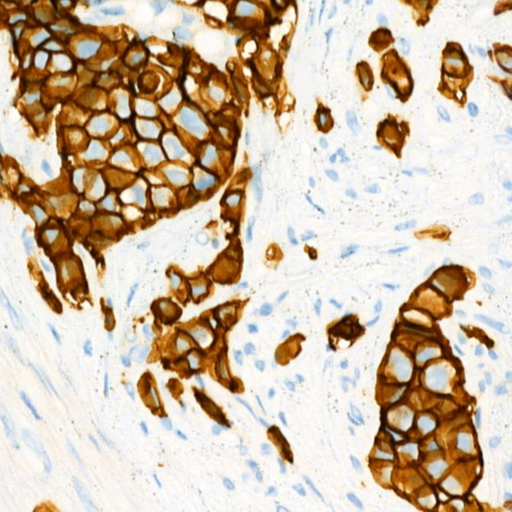
#> input picture Modelo/HER2Classification/3a95c331cff7edc64e42064abbca422521e0b688.png, 512 x 512 px; its folder holds only this picture in this run
$ python -i 'filtro-tincionHSV#.py'   (imports and definitions only)
#> lines starting #> are read from the running program, lines starting #| are printed output that depends on the picture; after the words box and inside, x2 and y2 are one past the last pixel; in counts of white or black regions, pixels touching at a corner belong together
import cv2, os, glob
import numpy as np

# Funcion encargada de guardar en una lista las carpetas que se leeran para filtrar
# entrada: ruta donde se encuentran estas carpetas
# return: lista con el nombre de todas las carpetas leídas en orden de menor a mayor
def cargar_carpetas(ruta):

    carpetas = []
    # Por cada carpeta en la ruta
    for elemento in os.listdir(ruta):
        ruta_elemento = os.path.join(ruta, elemento) # guardo la ruta de la carpeta
        if os.path.isdir(ruta_elemento): # si existe la ruta
            carpetas.append(elemento) # guardo la ruta en la lista de "carpetas"

    carpetas = sorted(carpetas) # ordeno la lista de menor a mayor

    return carpetas

# Funcion encargada de guardar en una lista los parches que se leeran para filtrar
# entrada: ruta donde se encuentran los parches
# return: lista con el nombre de todos los parches
# [7 lines left out: function cargar_parches, not called in this run]

# Funcion encargada de calcular el porcentaje de tincion marron que tiene el parche
# entrada: ruta donde se encuentran los parches
# return: porcentaje de tincion marron que tiene el parche
def calculo_porcentaje_tincion(ruta_parche):

    # Leo la imagen
    imagen_parche = cv2.imread(ruta_parche)
#> imagen_parche is the input picture: shape (512, 512, 3); mean B, G, R 168, 187.4, 205

    # Determino el rango de color donde se encontrará el color cafe/marron
    marron1 = np.array([0, 50, 20], np.uint8)
    marron2 = np.array([50, 255, 255], np.uint8)

    imagen_parche_HSV = cv2.cvtColor(imagen_parche, cv2.COLOR_BGR2HSV) # Se transforma de RGB a HSV
#> imagen_parche_HSV: shape (512, 512, 3); mean H, S, V 38.4, 75.1, 207.8
    maskMarron = cv2.inRange(imagen_parche_HSV, marron1, marron2) # Guardo aquellos pixeles en una mascara que presente los colores establecidos en el rango
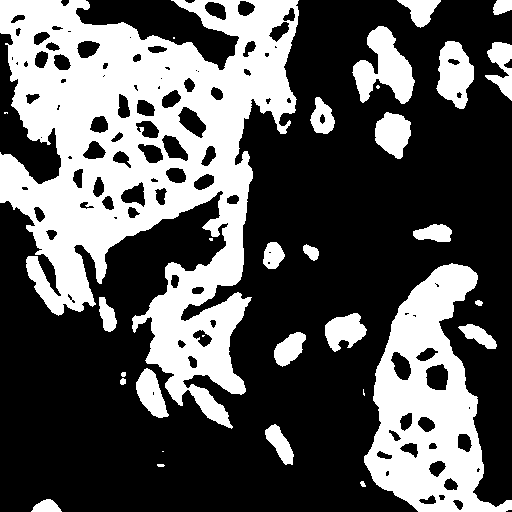
#> maskMarron: shape (512, 512); 34.9% white; 31 white regions (7 under 20 px), largest, box (x1, y1, x2, y2) and area: (0, 0, 299, 429) 60072, (364, 263, 512, 512) 17962, (352, 26, 415, 104) 2607
    maskMarronvis = cv2.bitwise_and(imagen_parche, imagen_parche, mask= maskMarron) # Junto las mascara con la imagen original
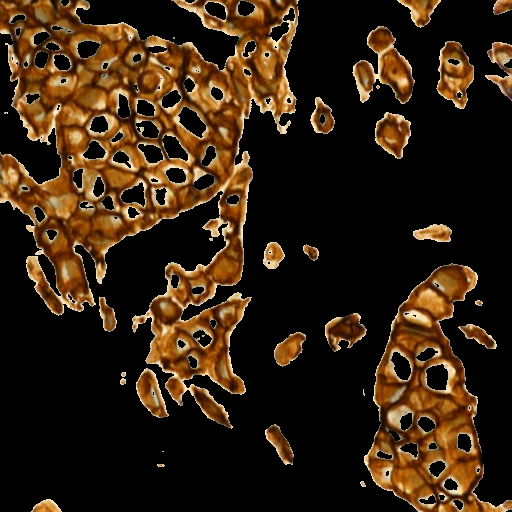
#> maskMarronvis: shape (512, 512, 3); mean B, G, R 15.8, 33.2, 50.8
    mask_gray = cv2.cvtColor(maskMarronvis, cv2.COLOR_BGR2GRAY) # Transformo la mascara a escala de grises
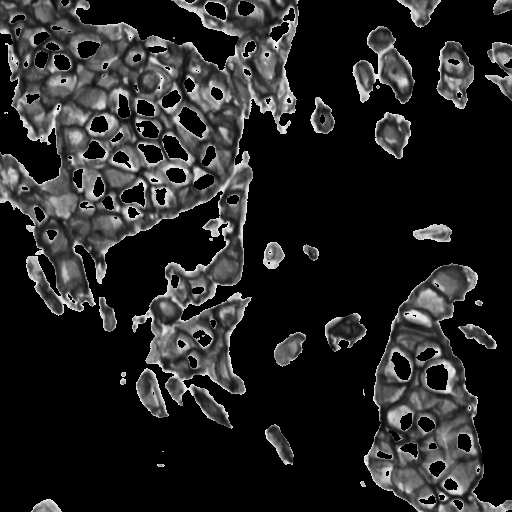
#> mask_gray: shape (512, 512); min 0, max 246, mean 36.5

    # Calcular el porcentaje de píxeles teñidos de marrón
    total_pixeles = mask_gray.shape[0] * mask_gray.shape[1]
#> total_pixeles = 262144
    pixeles_marrones = np.count_nonzero(mask_gray != 0)
#> pixeles_marrones = 91535

    # Calculo el porcentaje respecto al total
    porcentaje_tincion_marron = (pixeles_marrones / total_pixeles) * 100
#> porcentaje_tincion_marron = 34.92

    return porcentaje_tincion_marron

# Funcion encargada de realizar el filtrado de los parches segun la calificacion que tiene WSI completo
# entrada: ruta donde se encuentran los parches y la calificacion original
# return: cuantos elementos borre
# [82 lines left out: functions filtrado_parches, concatenar_lista, obtener_calificacion_wsi, not called in this run]

# ---------------------------------------------------------------------------------------------------------------
# --------------------------------------------------- MAIN ------------------------------------------------------
# ---------------------------------------------------------------------------------------------------------------

# Obtengo las carpetas
# [1 line that did not run here, left out]

# Calificacion IHC de cada carpeta (revisar orden de las carpetas)
name_wsi = [12, 14, 25, 26, 27, 29, 30, 32, 33, 34, 35, 36, 38, 39, 40, 46, 47, 49, 50, 52, 55, 57, 61, 63, 64, 66, 67, 68, 70, 73, 74, 79, 82, 83, 84, 86, 87, 88]
calificacion_wsi = [1, 1, 2, 2, 3, 0, 3, 1, 3, 1, 3, 2, 3, 0, 2, 0, 1, 2, 2, 0, 2, 0, 3, 2, 1, 0, 2, 0, 0, 0, 2, 1, 3, 3, 3, 1, 0, 1]
# [1 line that did not run here, left out]

'''# Inicio el ciclo de filtrado
i = 0
for carpeta in ruta_carpetas:
    print(f"Analizando {carpeta} que tiene calificacion {calificacion[i]} ...")
    ruta_parches = cargar_parches(carpeta)
    cont = filtrado_parches(ruta_parches, calificacion[i])
    print(f"Borre {cont} elementos")
    i = i + 1
'''

>>> result = calculo_porcentaje_tincion('../HER2Classification/3a95c331cff7edc64e42064abbca422521e0b688.png')
#> result = 34.92
